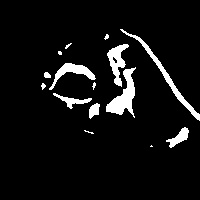
#> input picture sign_recog/gestures/test/0/108.jpg, 200 x 200 px, given in place of the camera
$ python create_gestures_data.py
#> lines starting #> are read from the running program, lines starting #| are printed output that depends on the picture
#CREATING DATASET

#a live feed from the video cam and every frame that detects a hand in the ROI (region of interest) created will be saved in a directory (here gesture directory) that contains two folders train and test, each containing 10 folders containing images captured using the create_gesture_data.py

import cv2
import numpy as np

# creating the dataset we get the live cam feed using OpenCV.Create an ROI that is nothing but the part of the frame where we want to detect the hand in for the gestures.

#The red box is the ROI and this window is for getting the live cam feed from the webcam.
background = None
accumulated_weight = 0.5

#Creating the dimensions for the ROI...
ROI_top = 100
ROI_bottom = 300
ROI_right = 150
ROI_left = 350

#For differentiating between the background we calculate the accumulated weighted avg for the background & then subtract this from the frames that contain some object in front of the background that can be distinguished as foreground.

#calculating the accumulated_weight for some frames (here for 60 frames) we calculate the accumulated_avg for the background.

#After calculation of the accumulated avg for the background, we subtract it from every frame that we read after 60 frames to find any object that covers the background.

def cal_accum_avg(frame, accumulated_weight):

    global background

    if background is None:
        background = frame.copy().astype("float")
        return None

    cv2.accumulateWeighted(frame, background, accumulated_weight)

#we calculate the threshold value for every frame and determine the contours using cv2.findContours and return the max contours (the most outermost contours for the object) using the function segment. Using the contours we are able to determine if there is any foreground object being detected in the ROI, in other words, if there is a hand in the ROI.

#calculate threshold value
def segment_hand(frame, threshold=25):
    global background

    diff = cv2.absdiff(background.astype("uint8"), frame)

    _ , thresholded = cv2.threshold(diff, threshold, 255, cv2.THRESH_BINARY)

    # Grab the external contours for the image
    contours, hierarchy = cv2.findContours(thresholded.copy(), cv2.RETR_EXTERNAL, cv2.CHAIN_APPROX_SIMPLE)
    # contours = cv2.findContours(thresholded.copy(), cv2.RETR_EXTERNAL, cv2.CHAIN_APPROX_SIMPLE)

    if len(contours) == 0:
        return None
    else:

        hand_segment_max_cont = max(contours, key=cv2.contourArea)

        return (thresholded, hand_segment_max_cont)

#When contours are detected (or hand is present in the ROI), We start to save the image of the ROI in the train and test set respectively for the letter or number we are detecting it for.
cam = cv2.VideoCapture(0)

num_frames = 0
element = 10
num_imgs_taken = 0

while 20:
    ret, frame = cam.read()
#> frame is the input picture: shape (200, 200, 3); min 0, max 255, mean 16.7

    # filpping the frame to prevent inverted image of captured frame...
    frame = cv2.flip(frame, 1)
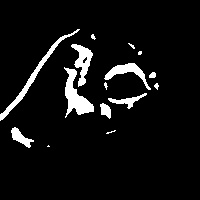
#> frame: shape (200, 200, 3); min 0, max 255, mean 16.7

    frame_copy = frame.copy()

    roi = frame[ROI_top:ROI_bottom, ROI_right:ROI_left]
#> roi: shape (100, 50, 3); every value is 0

    gray_frame = cv2.cvtColor(roi, cv2.COLOR_BGR2GRAY)
#> gray_frame: shape (100, 50); every value is 0
    gray_frame = cv2.GaussianBlur(gray_frame, (9, 9), 0)

    if num_frames < 60:
        cal_accum_avg(gray_frame, accumulated_weight)
#> in cal_accum_avg, `background = frame.copy().astype("float")`: background: shape (100, 50) float64; every value is 0
        if num_frames <= 59:

            cv2.putText(frame_copy, "FETCHING BACKGROUND...PLEASE WAIT", (80, 400), cv2.FONT_HERSHEY_SIMPLEX, 0.9, (0,0,255), 2)
            #cv2.imshow("Sign Detection",frame_copy)

    #Time to configure the hand specifically into the ROI...
    elif num_frames <= 180:

        hand = segment_hand(gray_frame)

        cv2.putText(frame_copy, "Adjust hand...Gesture for" + str(element), (200, 400), cv2.FONT_HERSHEY_SIMPLEX, 1, (0,0,255), 2)

        # Checking if hand is actually detected by counting number of contours detected...
        if hand is not None:

            thresholded, hand_segment = hand

            # Draw contours around hand segment
            cv2.drawContours(frame_copy, [hand_segment + (ROI_right, ROI_top)], -1, (255, 0, 0),1)

            cv2.putText(frame_copy, str(num_frames)+"For" + str(element), (70, 45), cv2.FONT_HERSHEY_SIMPLEX, 1, (0,0,255), 2)

            # Also display the thresholded image
            cv2.imshow("Thresholded Hand Image", thresholded)

    else:

        # Segmenting the hand region...
        hand = segment_hand(gray_frame)

        # Checking if we are able to detect the hand...
        if hand is not None:

            # unpack the thresholded img and the max_contour...
            thresholded, hand_segment = hand

            # Drawing contours around hand segment
            cv2.drawContours(frame_copy, [hand_segment + (ROI_right, ROI_top)], -1, (255, 0, 0),1)

            cv2.putText(frame_copy, str(num_frames), (70, 45), cv2.FONT_HERSHEY_SIMPLEX, 1, (0,0,255), 2)
            cv2.putText(frame_copy, str(num_frames)+"For" + str(element), (70, 45), cv2.FONT_HERSHEY_SIMPLEX, 1, (0,0,255), 2)
            cv2.putText(frame_copy, str(num_imgs_taken) + 'images' +"For" + str(element), (200, 400), cv2.FONT_HERSHEY_SIMPLEX, 1, (0,0,255), 2)

            # Displaying the thresholded image
            cv2.imshow("Thresholded Hand Image", thresholded)
            if num_imgs_taken <= 300:
                print("entered",num_frames)
                #cv2.imwrite("/home/ishar/Documents/sign recog/gestures/train"+str(element)+"/" + str(num_imgs_taken+300) + '.jpg', thresholded)
                cv2.imwrite("/home/ishar/Documents/sign recog/gestures/train/9/{}.jpg".format(str(num_imgs_taken), str(num_frames)), thresholded)
            else:
                break
            num_imgs_taken +=1
        else:
            cv2.putText(frame_copy, 'No hand detected', (200, 400), cv2.FONT_HERSHEY_SIMPLEX, 1, (0,0,255), 2)

    # Drawing ROI on frame copy
    cv2.rectangle(frame_copy, (ROI_left, ROI_top), (ROI_right, ROI_bottom), (255,128,0), 3)

    cv2.putText(frame_copy, "Hand sign recognition", (10, 20), cv2.FONT_ITALIC, 0.5, (51,255,51), 1)
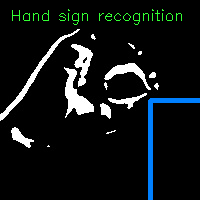
#> frame_copy: shape (200, 200, 3); mean B, G, R 21.9, 21.4, 17.1

    # increment the number of frames for tracking
    num_frames += 1

    # Display the frame with segmented hand
    cv2.imshow("Sign Detection", frame_copy)

    # Closing windows with Esc key...(any other key with ord can be used too.)
    k = cv2.waitKey(1) & 0xFF
#> (key Esc is pressed here)

    if k == 27:
        break

# Releasing camera & destroying all the windows...

cv2.destroyAllWindows()
cam.release()
